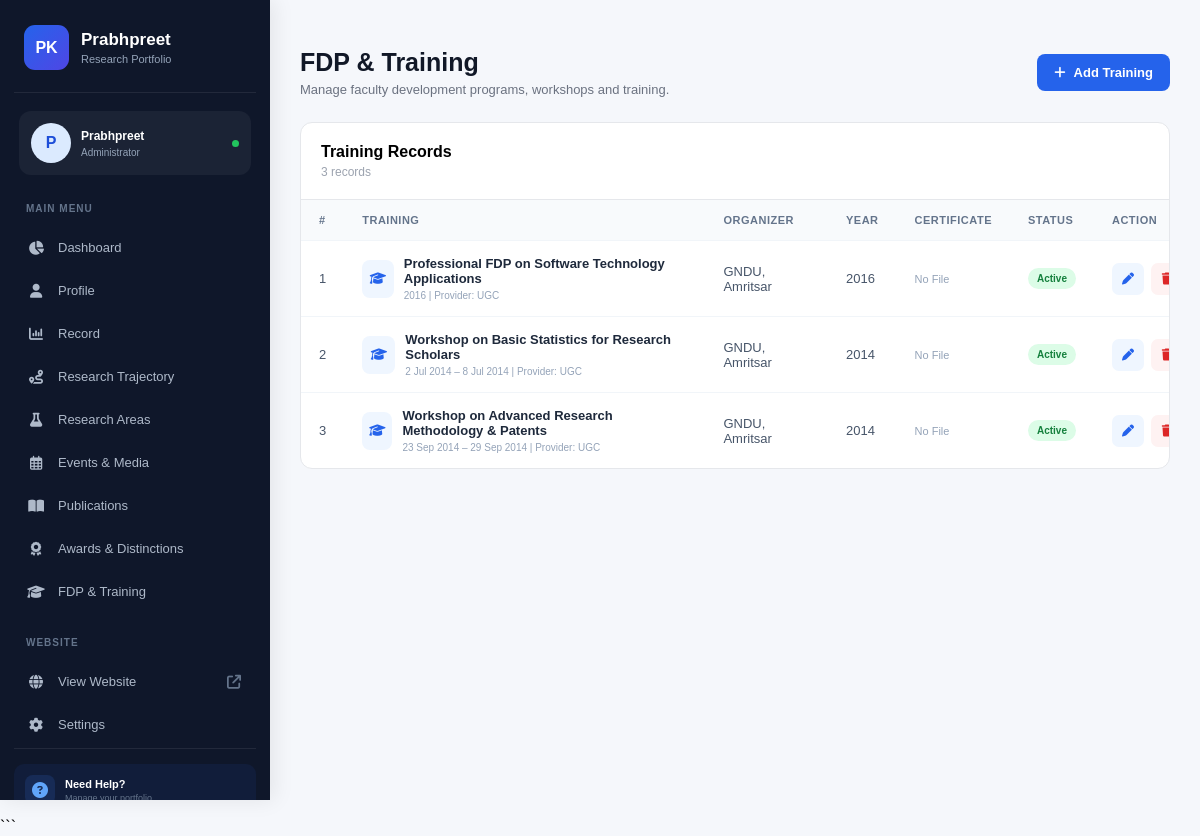
The page /training/ on the database its author committed.
### myapp/models.py (models this page shows, shortened)
class Training(models.Model):
    title = models.CharField(max_length=300)
    organizer = models.CharField(max_length=300,blank=True)
    year = models.PositiveIntegerField(blank=True,null=True)
    description = models.TextField(blank=True)
    certificate = models.ImageField(upload_to='training/',blank=True,null=True)
    is_active = models.BooleanField(
        default=True
    )
    class Meta:
        ordering = ['-year']

### myapp/views.py (the view)
# urls.py: path('training/', views.training, name='training'),
def training(request):
    trainings = Training.objects.all()
    context = {'trainings': trainings}
    return render(request, 'training.html', context)

### templates/training.html (shortened to what this page needs)
{% extends 'sidebar.html' %}
{% block content %}
<div class="page-header">
    <div>
        <h1>FDP & Training</h1>
        <p>Manage faculty development programs, workshops and training.</p>
    </div>
    <a href="{% url 'add_training' %}" class="btn-add">
        <i class="fa-solid fa-plus"></i> Add Training
    </a>
</div>
<div class="table-card">
    <div class="table-header">
        <div>
            <h3>Training Records</h3>
            <span>{{ trainings|length }} records</span>
        </div>
    </div>
    <div class="table-responsive">
        <table>
            <thead>
                <tr>
                    <th>#</th>
                    <th>Training</th>
                    <th>Organizer</th>
                    <th>Year</th>
                    <th>Certificate</th>
                    <th>Status</th>
                    <th>Action</th>
                </tr>
            </thead>
            <tbody>
                {% for item in trainings %}
                <tr>
                    <td>{{ forloop.counter }}</td>
                    <td>
                        <div class="training-name">
                            <div class="training-icon">
                                <i class="fa-solid fa-graduation-cap"></i>
                            </div>
                            <div>
                                <strong>{{ item.title }}</strong>
                                {% if item.description %}
                                <small>{{ item.description|truncatechars:60 }}</small>
                                {% endif %}
                            </div>
                        </div>
                    </td>
                    <td>{{ item.organizer|default:"—" }}</td>
                    <td>{{ item.year|default:"—" }}</td>
                    <td>
                        {% if item.certificate %}
                        <a href="{{ item.certificate.url }}" target="_blank" class="certificate-btn">
                            <i class="fa-solid fa-file"></i> View
                        </a>
                        {% else %}
                        <span class="no-file">No File</span>
                        {% endif %}
                    </td>
                    <td>
                        {% if item.is_active %}
                        <span class="status active">Active</span>
                        {% else %}
                        <span class="status inactive">Inactive</span>
                        {% endif %}
                    </td>
                    <td>
                        <div class="actions">
                            <a href="{% url 'edit_training' item.id %}" class="edit-btn" title="Edit">
                                <i class="fa-solid fa-pen"></i>
                            </a>
                            <a href="{% url 'delete_training' item.id %}" class="delete-btn" title="Delete">
                                <i class="fa-solid fa-trash"></i>
                            </a>
                        </div>
                    </td>
                </tr>
                {% endfor %}
            </tbody>
        </table>
    </div>
</div>
{% endblock %}

### templates/sidebar.html (style rules this page uses)
* { margin:0;padding:0;box-sizing:border-box }
body { font-family:Arial,sans-serif;background:#f5f7fb }

### templates/training.html (style rules this page uses)
.page-header { display:flex;align-items:center;justify-content:space-between;margin-bottom:25px }
.page-header h1 { font-size:25px;color:#111827 }
.page-header p { color:#6b7280;font-size:13px;margin-top:5px }
.btn-add { display:inline-flex;align-items:center;gap:8px;padding:11px 17px;background:#2563eb;color:white;border-radius:8px;text-decoration:none;font-size:13px;font-weight:600 }
.table-card { background:white;border-radius:12px;border:1px solid #e5e7eb;overflow:hidden }
.table-header { padding:20px;border-bottom:1px solid #e5e7eb }
.table-header h3 { font-size:16px }
.table-header span { display:block;margin-top:4px;color:#9ca3af;font-size:12px }
.table-responsive { overflow-x:auto }
table { width:100%;border-collapse:collapse;min-width:900px }
th { background:#f8fafc;color:#64748b;text-align:left;font-size:11px;text-transform:uppercase;letter-spacing:.5px;padding:14px 18px }
td { padding:15px 18px;border-top:1px solid #f1f5f9;font-size:13px;color:#475569 }
.training-name { display:flex;align-items:center;gap:10px }
.training-icon { width:38px;height:38px;border-radius:8px;background:#eff6ff;color:#2563eb;display:flex;align-items:center;justify-content:center }
.training-name strong { display:block;color:#1e293b;font-size:13px }
.training-name small { display:block;color:#94a3b8;margin-top:4px;font-size:10px }
.status { padding:5px 9px;border-radius:20px;font-size:10px;font-weight:600 }
.status.active { background:#dcfce7;color:#15803d }
.no-file { color:#94a3b8;font-size:11px }
.actions { display:flex;gap:7px }
.actions a { width:32px;height:32px;display:flex;align-items:center;justify-content:center;border-radius:7px;text-decoration:none;font-size:12px }
.edit-btn { background:#eff6ff;color:#2563eb }
.delete-btn { background:#fef2f2;color:#dc2626 }

### rows shown on the page
Training: title "Professional FDP on Software Technology Applications", description "2016 | Provider: UGC", organizer "GNDU, Amritsar", year "2016", certificate "No File", is_active "Active"
Training: title "Workshop on Basic Statistics for Research Scholars", description "2 Jul 2014 – 8 Jul 2014 | Provider: UGC", organizer "GNDU, Amritsar", year "2014", certificate "No File", is_active "Active"
Training: title "Workshop on Advanced Research Methodology & Patents", description "23 Sep 2014 – 29 Sep 2014 | Provider: UGC", organizer "GNDU, Amritsar", year "2014", certificate "No File", is_active "Active"

### other values the page prints
{{ trainings|length }} "3"
